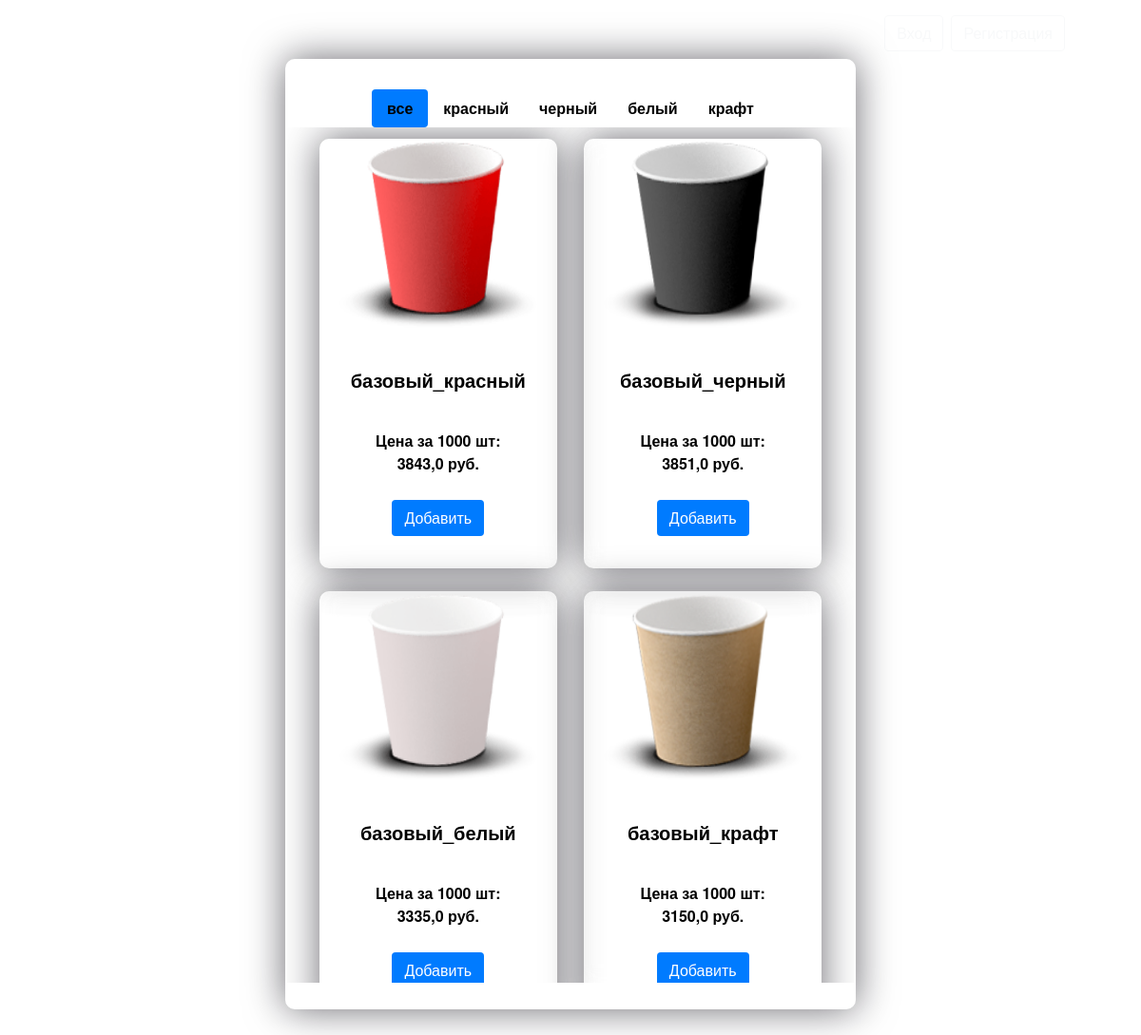
Screenshot of /products/ with the database file from the repository.
### products/models.py (models this page shows, shortened)
class Product(models.Model):
    name = models.CharField(max_length=25, verbose_name="Название")
    price = models.FloatField(max_length=9, null=True, verbose_name="Цена")
    size = models.CharField(max_length=3, null=True, verbose_name="Объем")
    layer = [
        ('однослойный', 'однослойный'),
        ('многослойный', 'многослойный')
    ]
    layer_field = models.CharField(unique=False, max_length=15, null=True, choices=layer, verbose_name="Количество слоев")
    category = models.CharField(max_length=25, null=True, verbose_name="Категория")
    picture = models.ImageField(upload_to='uploads/', null=True, verbose_name="Фотография")
    number_of_items_in_cart = models.IntegerField(null=True, blank=True)

### products/views.py (the view)
# urls.py: path('', views.List_of_products, name='list_of_products'),
def List_of_products(request):
    products = models.Product.objects.all()
    try:
        number_of_positions = len((Product_in_cart.objects.get(user_id=request.user.pk)).products['products'])
    except:
        number_of_positions = 0
    categories = []
    for i in range(len(products)):
        if products[i].category in categories:
            pass
        else:
            categories.append(products[i].category)
    return render(request, 'list_of_products.html', {'object_list': products,  'cart_num': number_of_positions, 'categories': categories})

### templates/list_of_products.html (shortened to what this page needs)
<!DOCTYPE html>
<html lang="en">
<head>
</head>
<body>
    {% extends 'base.html' %}
    {% block content %}
            <div class=auth>
                <div class="nav nav-pills nav-justified" id="v-pills-tab" role="tablist" aria-orientation="horizontal" style="justify-content: center;">
                    <a class="nav-link active" id="v-pills-products-tab" data-toggle="pill" href="#v-pills-products"
                       role="tab" aria-controls="v-pills-products" aria-selected="true" style="color: black; font-weight: bold">все</a>
                    {% for category in categories %}
                        <a class="nav-link" id="v-pills-{{category}}-tab" data-toggle="pill" href="#v-pills-{{category}}"
                           role="tab" aria-controls="v-pills-{{category}}" aria-selected="true" style="color: black; font-weight: bold">{{category}}</a>
                    {% endfor %}
                </div>
                <div class="tab-content" id="v-pills-tabContent" style="height: 1000px;">
                    <div class="tab-pane fade show active" id="v-pills-products" role="tabpanel" aria-labelledby="v-pills-products-tab" style="overflow: auto; height: 900px;">
                        {% for product in object_list %}
                            <div class="card" style="text-align: center; display: inline-block;
                                margin: 10px;background:transparent; border: 2px solid rgba(255,255,255,0.2);">
                                <div class="card" style="width: 250px;  background:transparent; border-radius: 10px; backdrop-filter: blur(10px); border: 2px solid rgba(255,255,255,0.1); box-shadow: 0 0 40px rgba(8,7,16,0.6); ">
                                  <img width="228px" height="200px" src="{{MEDIA_URL}}{{product.picture}}" class="card-img-top">
                                  <div class="card-body" style="padding: 1rem">
                                    <div style="height:72px; display: flex"><h5 class="card-title" style="margin: auto;
                                    color: black; font-weight: bold">{{ product.name }}</h5></div>
                                    <p class="card-text">
                                        <span><p style="color: black; font-weight: bold"> Цена за 1000 шт:<br> {{ product.price }} руб.</p></span>
                                      {% if user.is_authenticated %}
                                        {% if "products.change_product" in user.get_user_permissions %}
                                            {% if "products.delete_product" in user.get_user_permissions %}
                                              <div class="btn-group" role="group" aria-label="Basic example">
                                                  <a class="btn btn-secondary" href="{% url 'product_changes' product.pk %}">Изменить</a>
                                              </div>
                                              <div class="btn-group" role="group" aria-label="Basic example">
                                                  <a class="btn btn-secondary" href="{% url 'product_remove' product.pk %}"> Удалить</a>
                                              </div>
                                            {% endif %}
                                        {% endif %}
                                      {% csrf_token %}
                                      <p><a style="margin-top: 10px;color:white;" class="btn btn-dark" onclick="httpGet{{product.id}}{{product.size}}();" type="submit">Добавить</a></p>
                                      <script>
                                          function httpGet{{product.id}}{{product.size}}(){
                                                var xmlHttp = new XMLHttpRequest();
                                                xmlHttp.open( "GET", "{% url 'cart:adding_products_to_cart' product.pk %}" , false );
                                                xmlHttp.send( null );
                                                return xmlHttp.responseText;
                                            }
                                        </script>
                                      {% else %}
                                      <p><a style="margin-top: 10px;" class="btn btn-primary" href="{% url 'login' %}" type="submit">Добавить</a></p>
                                      {% endif %}
                                  </div>
                                </div>
                            </div>
                        {% endfor %}
                    </div>
                </div>
                {% endblock %}

### templates/base.html (shortened to what this page needs)
<!DOCTYPE html>
<html lang="en">
<head>
    <link href="https://maxcdn.bootstrapcdn.com/bootstrap/4.1.1/css/bootstrap.min.css" rel="stylesheet" id="bootstrap-css">
    <link rel="stylesheet" href="https://maxcdn.bootstrapcdn.com/font-awesome/4.7.0/css/font-awesome.min.css">
    <link rel="stylesheet" href="https://maxcdn.bootstrapcdn.com/bootstrap/4.0.0/css/bootstrap.min.css"
/>
</head>
<body>
<div class="wrapper">
	<nav class="navbar-expand-xl">
	   <a class="logo" href="/"> ECOPACK </a>
	   <div class="menu">
		  <ul>
              <li>
                  <div class="collapse navbar-collapse">
                        {% if user.is_authenticated %}
                            <ul>
                                <li class="nav-item dropdown">
                                    <button class="btn btn-secondary dropdown-toggle" id="DropdownMenu" data-toggle="dropdown"
                                       aria-haspopup="true" aria-expanded="false" style="font-size: 20px; background: border-box; border: white; margin-top: 0;">{{ user.username }}</button>
                                    <div class="dropdown-menu dropdown-menu-right" aria-labeledby="DropdownMenu"
                                         style="border-radius:10px; border-width: 2px;border-style: solid;">
                                        <a class="dropdown-item" href="http://127.0.0.1:8000/users/profile/{{ user.id }}">Профиль</a>
                                        <a class="dropdown-item" href="{% url 'list_of_products' %}">Товары</a>
                                        <a class="dropdown-item" href="{% url 'about' %}">О нас</a>
                                        <a class="dropdown-item" href="{% url 'reviews' %}">Отзывы</a>
                                        <a class="dropdown-item" href="http://127.0.0.1:8000/cart/detail">Корзина</a>
                                        <div class="dropdown-divider"></div>
                                        {% if "orders.change_order" in user.get_user_permissions %}
                                        <a class="dropdown-item" href="{% url 'product_creation'%}">Новый продукт</a>
                                        {% endif %}
                                        <a class="dropdown-item" href="http://127.0.0.1:8000/order/user_orders_detail">Заказы</a>
                                        <a class="dropdown-item" href="{% url 'password_change' %}">Изменить пароль</a>
                                        <a class="dropdown-item" href="{% url 'logout' %}">Выйти</a>
                                    </div>
                                </li>
                            </ul>
                        {% else %}
                            <form class="form-inline ml-auto">
                                <a href = "{% url 'login' %}" class="btn btn-outline-light">Вход</a>
                                <a href = "{% url 'signup' %}" class="btn btn-outline-light ml-2">Регистрация</a>
                            </form>
                        {% endif %}
                  </div>
             </li>
		  </ul>
        </div>
	</nav>
    <div class = 'container' style="min-width: 100%; max-width: 100%">
        {% block content %}
        {% endblock %}
    </div>
</div>
</body>
</html>

### templates/base.html (style rules this page uses)
body { margin: 0; padding: 0; font-family: "Helvetica Neue",sans-serif; font-weight: lighter; width: 100%; height: 100vh; background: url(https://goodcup.ru/bitrix/templates/GoodCup/img/banner_glavn.jpg) no-repeat 50% 50%; background-size: cover; }
.logo { line-height: 60px; position: fixed; float: left; margin: 16px 46px; color: #fff; font-weight: bold; font-size: 20px; letter-spacing: 2px; }
nav { position: fixed; width: 100%; line-height: 60px; }
nav ul { line-height: 60px; list-style: none; background: rgba(0, 0, 0, 0); color: #fff; padding: 0; text-align: right; margin: 0; padding-right: 40px; transition: 1s; }
nav ul li { display: inline-block; padding: 16px 40px;; }
nav ul li a { text-decoration: none; color: #fff; font-size: 16px; }
span { color: #e5e5e5; mix-blend-mode: lighten; }

### templates/list_of_products.html (style rules this page uses)
a.btn.btn-primary { border-color: #ffffff00; }
.nav-link.active { border-color: #ffffff00; }
.nav-link { color: #6c757d; }
.auth { height: 1000px; text-align: center; background-color: rgba(255,255,255,0.13); position: absolute; transform: translate(-50%,-50%); top: 50%; left: 50%; border-radius: 10px; backdrop-filter: blur(10px); border: 2px solid rgba(255,255,255,0.1); box-shadow: 0 0 40px rgba(8,7,16,0.6); padding-top: 30px; padding-bottom: 30px; }

### rows the page displays
Product: categories "красный", picture (picture), name "базовый_красный", price "3843,0"
Product: categories "черный", picture (picture), name "базовый_черный", price "3851,0"
Product: categories "белый", picture (picture), name "базовый_белый", price "3335,0"
Product: categories "крафт", picture (picture), name "базовый_крафт", price "3150,0"
